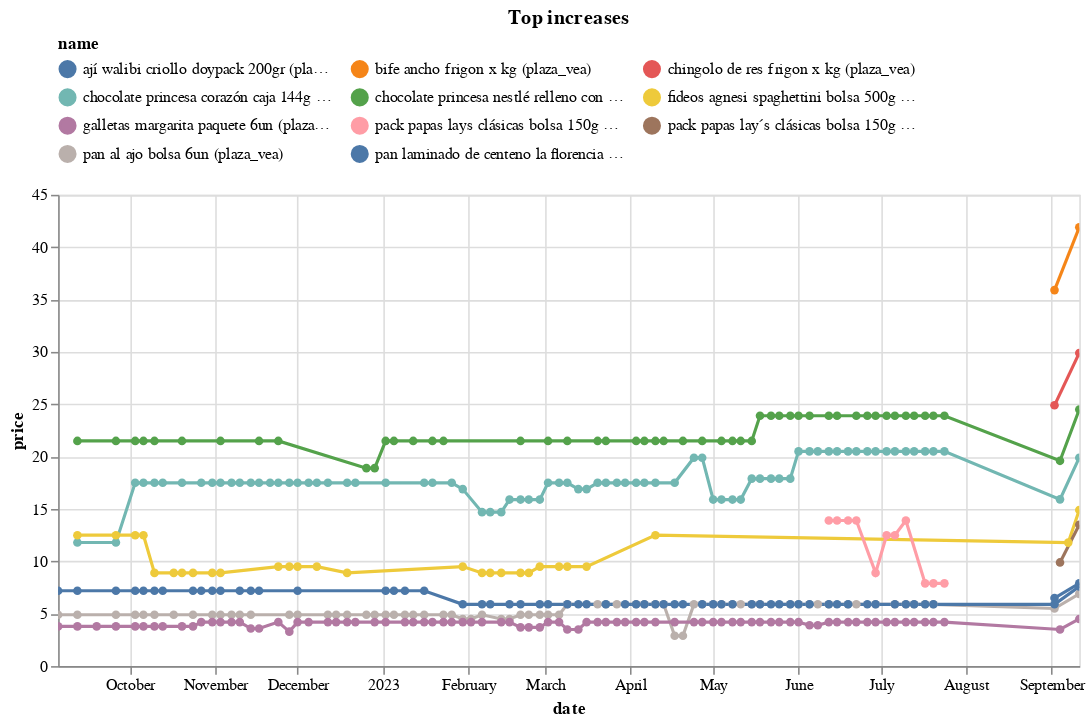

Notebook cell for this chart:
### Code cell
(top_changes
 .sort_values('change')
 .tail(10)
 .pipe(plot_changes, 'Top increases')
)

### Figure 1 — Vega-Lite specification as saved in the notebook (floating-point values rounded to 4 significant figures; data arrays with more than 128 entries replaced by an {"elided": "..."} marker saying what was removed)
{"config": {"view": {"continuousWidth": 300, "continuousHeight": 300}, "legend": {"columns": 3, "orient": "top"}}, "data": {"name": "data-45c3a3a48c6a86dc3d5e35936367915a"}, "mark": {"type": "line", "point": true}, "encoding": {"color": {"field": "name", "scale": {"domain": ["ají walibi criollo doypack 200gr (plaza_vea)", "bife ancho frigon x kg (plaza_vea)", "chingolo de res frigon x kg (plaza_vea)", "chocolate princesa corazón caja 144g (plaza_vea)", "chocolate princesa nestlé relleno con crema de maní caja 192g (plaza_vea)", "fideos agnesi spaghettini bolsa 500g (plaza_vea)", "galletas margarita paquete 6un (plaza_vea)", "pack papas lays clásicas bolsa 150g + piqueo snax bolsa 200g (plaza_vea)", "pack papas lay´s clásicas bolsa 150g + piqueo snax bolsa 200g paquete 2un (plaza_vea)", "pan al ajo bolsa 6un (plaza_vea)", "pan laminado de centeno la florencia bolsa 350g (plaza_vea)"]}, "type": "nominal"}, "tooltip": [{"field": "name", "type": "nominal"}, {"field": "price", "type": "quantitative"}, {"field": "last_price", "type": "quantitative"}], "x": {"field": "date", "type": "temporal"}, "y": {"field": "price", "type": "quantitative"}}, "params": [{"name": "param_5", "select": {"type": "point", "fields": ["name"]}, "bind": "legend"}, {"name": "param_6", "select": {"type": "interval", "encodings": ["x", "y"]}, "bind": "scales"}], "title": "Top increases", "transform": [{"filter": {"param": "param_5"}}], "width": 650, "$schema": "https://vega.github.io/schema/vega-lite/v5.14.1.json", "datasets": {"data-45c3a3a48c6a86dc3d5e35936367915a": {"elided": "388 records"}}}
